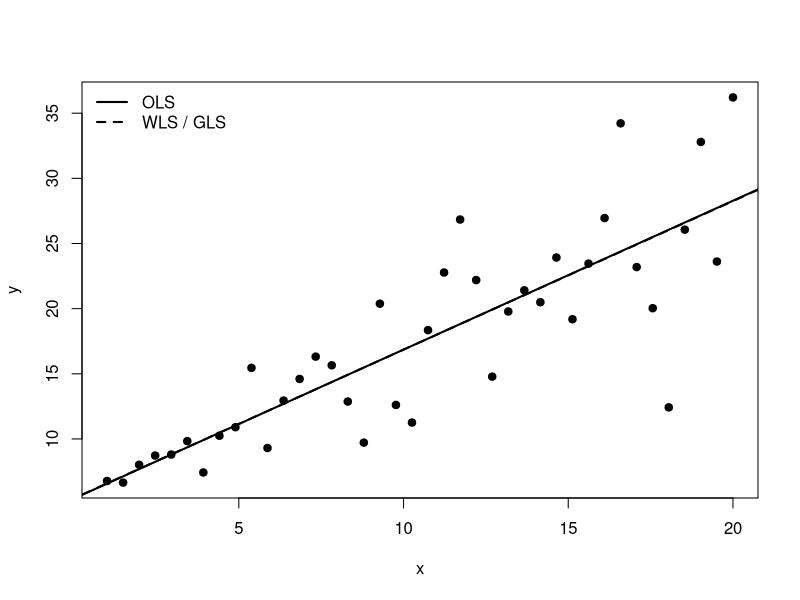
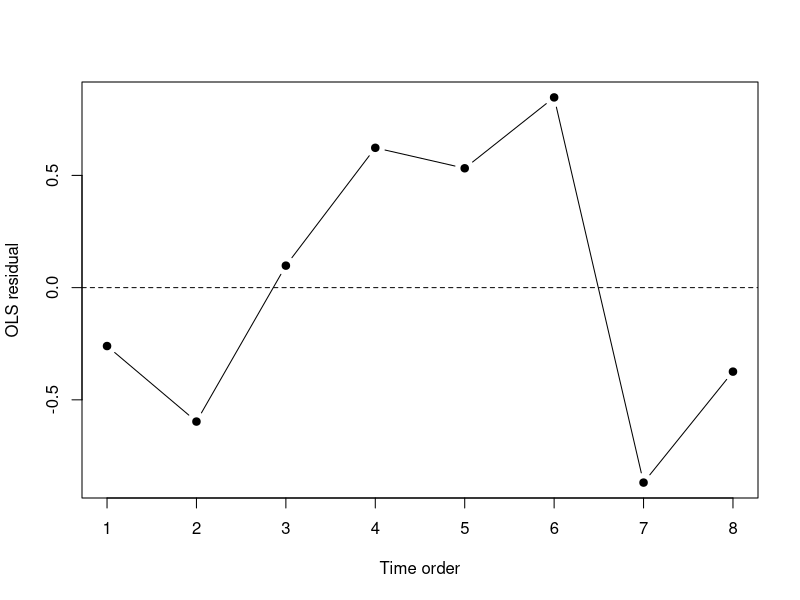

Source code (R) for these figures, in order:
## ---- chunk 1
set.seed(8561)
n <- 40
x <- seq(1, 20, length.out = n)
v <- 0.3 + 0.08 * x^2
y <- 5 + 1.2 * x + rnorm(n, sd = sqrt(v))

dat <- data.frame(y = y, x = x, v = v)

fit_ols <- lm(y ~ x, data = dat)
fit_wls <- lm(y ~ x, data = dat, weights = 1 / v)

summary(fit_ols)
summary(fit_wls)
## ---- chunk 2
plot(dat$x, dat$y, pch = 19, xlab = "x", ylab = "y")
abline(fit_ols, lwd = 2)
abline(fit_wls, lwd = 2, lty = 2)
legend("topleft",
       legend = c("OLS", "WLS / GLS"),
       lty = c(1, 2),
       lwd = 2,
       bty = "n")
## ---- chunk 3
set.seed(8561)
n2 <- 8
x2 <- seq(1, n2)
X <- cbind(1, x2)

rho <- 0.6
V <- outer(1:n2, 1:n2, function(i, j) rho^abs(i - j))
beta_true <- c(2, 1.5)

eps <- t(chol(V)) %*% rnorm(n2)
y2 <- as.vector(X %*% beta_true + eps)

Y <- matrix(y2, ncol = 1)

beta_gls <- solve(t(X) %*% solve(V) %*% X) %*% t(X) %*% solve(V) %*% Y
beta_ols <- solve(t(X) %*% X) %*% t(X) %*% Y

beta_gls
beta_ols
## ---- chunk 4
A <- solve(t(chol(V))) # chol(V) is upper triangular: V = R'R
Y_tilde <- A %*% Y
X_tilde <- A %*% X

beta_transformed <- solve(t(X_tilde) %*% X_tilde) %*% t(X_tilde) %*% Y_tilde
beta_transformed
max(abs(beta_transformed - beta_gls)) # numerical agreement with direct GLS
max(abs(A %*% V %*% t(A) - diag(n2))) # whitening check
## ---- chunk 5
fit_ols2 <- lm(y2 ~ x2)

plot(x2, resid(fit_ols2), type = "b", pch = 19,
     xlab = "Time order", ylab = "OLS residual")
abline(h = 0, lty = 2)
## ---- chunk 6
set.seed(8561)
group <- rep(1:10, each = 3)
x3 <- rnorm(length(group))
u <- rnorm(10, sd = 1.2)
eps3 <- rep(u, each = 3) + rnorm(length(group), sd = 0.5)
y3 <- 4 + 2 * x3 + eps3

dat3 <- data.frame(y = y3, x = x3, group = factor(group))
fit3 <- lm(y ~ x, data = dat3)
summary(fit3)
